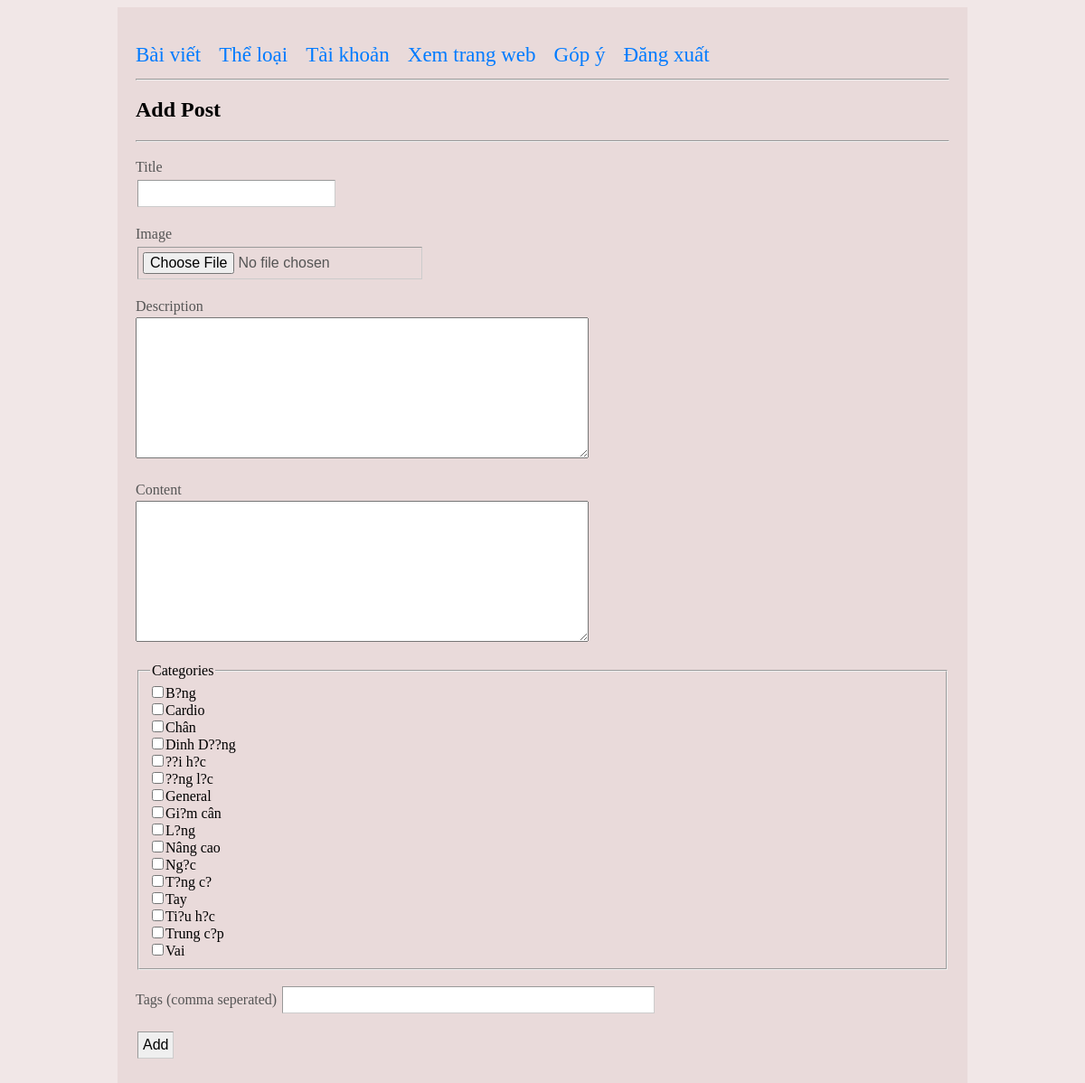
/admin/add-post.php (signed in), run on the app's committed database.
### tables this page shows
CREATE TABLE IF NOT EXISTS `blog_cats` (
  `catID` int unsigned NOT NULL AUTO_INCREMENT,
  `catTitle` varchar(255) DEFAULT NULL,
  `catSlug` varchar(255) DEFAULT NULL,
  PRIMARY KEY (`catID`)
);

### admin/add-post.php (the view, shortened to what this page needs)
<?php
    require_once('../includes/config.php');
?>
<!DOCTYPE html>
<html lang="en">
<head>
    <link rel="stylesheet" href="../style/main.css?v=<?php echo time(); ?>">
</head>
<body>
    <div id="wrapper">
    <?php include('menu.php');?>
    <h2>Add Post</h2>
    <hr>
        <form action="" method='post' enctype='multipart/form-data'>
            <p><label for="postTitle">Title</label><br>
            <input type="text" name="postTitle" id="postTitle" value='<?php if(isset($error)){ echo $_POST['postTitle'];}?>'></p>
            <p><label for="image">Image</label><br>
            <input type="file" name="image" id="image" ></p>
            <p><label for="postDesc">Description</label><br>
            <textarea name="postDesc" id="postDesc" cols="60" rows="10"><?php if(isset($error)){echo $_POST['postDesc'];}?></textarea></p>
            <p><label for="postCont">Content</label><br>
            <textarea name="postCont" id="postCont" cols="60" rows="10"><?php if(isset($error)){echo $_POST['postCont'];}?></textarea></p>
            <fieldset>
                <legend>Categories</legend>
                <?php
                        $stmt = $db->query('SELECT catID,catTitle FROM blog_cats ORDER BY catTitle');
                        while($row=$stmt->fetch()){
                            echo "<input type='checkbox' name='catID[]' value='".$row['catID']."'>".$row['catTitle']."<br />";
                        }
                ?>
            </fieldset>
            <p><label>Tags (comma seperated)</label>
            <input type='text' name='postTags' value ='<?php if(isset($error)) echo $_POST['postTags']; ?>' style='width:400px'></p>
            <p><input type="submit" name="addpost" id="addpost" value='Add'></p>
        </form>
    </div>
</body>
</html>

### style/main.css (style rules this page uses)
body { background:#f1e7e7 }
#wrapper { margin:auto; max-width:900px !important; }
#wrapper { background: #e9dada; padding:20px; }
p,li { color: #555555; font-size: 16px; line-height: 1.5em; }
form input { border: 1px solid #999999; border-bottom-color: #cccccc; border-right-color: #cccccc; padding: 5px; font-family: Arial, Helvetica, sans-serif; font-size: 1.0em; margin: 2px; }

### data on the page
blog_cats: catTitle "B?ng"
blog_cats: catTitle "Cardio"
blog_cats: catTitle "Chân"
blog_cats: catTitle "Dinh D??ng"
blog_cats: catTitle "??i h?c"
blog_cats: catTitle "??ng l?c"
blog_cats: catTitle "General"
blog_cats: catTitle "Gi?m cân"
blog_cats: catTitle "L?ng"
blog_cats: catTitle "Nâng cao"
blog_cats: catTitle "Ng?c"
blog_cats: catTitle "T?ng c?"
blog_cats: catTitle "Tay"
blog_cats: catTitle "Ti?u h?c"
blog_cats: catTitle "Trung c?p"
blog_cats: catTitle "Vai"
